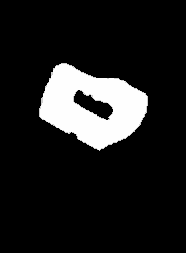
#> input picture maps/mymap_inv.png, 186 x 253 px
$ python test.py
#> lines starting #> are read from the running program, lines starting #| are printed output that depends on the picture; after the words box and inside, x2 and y2 are one past the last pixel; in counts of white or black regions, pixels touching at a corner belong together
import cv2
import numpy as np
import matplotlib.pyplot as plt

# read image and invert so blob is white on black background
img = cv2.imread('maps/mymap_inv.png',0)
#> img is the input picture: shape (253, 186); min 0, max 254, mean 30.3

# do some eroding of img, but not too much
kernel = np.ones((3,3), np.uint8)
img = cv2.erode(img, kernel, iterations=5)
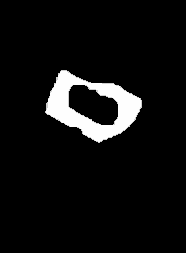
#> img: shape (253, 186); min 0, max 254, mean 16.1

# # threshold img
ret, thresh = cv2.threshold(img,127,255,0)
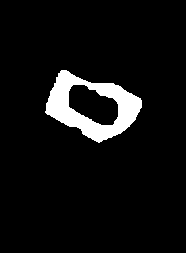
#> thresh: shape (253, 186); 6.4% white; 1 white region, box (x1, y1, x2, y2) and area: (45, 70, 142, 143) 3033

# do distance transform
dist = cv2.distanceTransform(thresh, distanceType=cv2.DIST_L2, maskSize=5)
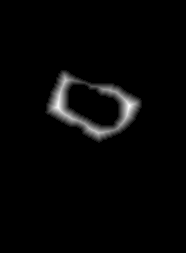
#> dist: shape (253, 186) float32; min 0, max 11.59, mean 0.28; drawn with min black and max white

# set up cross for tophat skeletonization
kernel = cv2.getStructuringElement(cv2.MORPH_CROSS,(3,3))
skeleton = cv2.morphologyEx(dist, cv2.MORPH_TOPHAT, kernel)
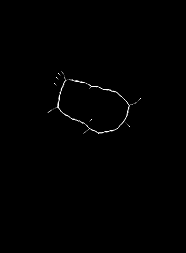
#> skeleton: shape (253, 186) float32; min 0, max 1, mean 0.00456

# threshold skeleton
ret, skeleton = cv2.threshold(skeleton,0,255,0)
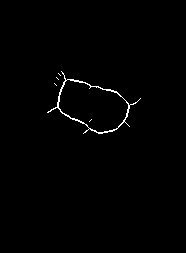
#> skeleton: shape (253, 186) float32; 0.79% white in thin lines or dots, all inside (x1, y1, x2, y2) = (47, 71, 141, 134)

# [10 lines of commented-out code are left out]
cv2.imwrite('tall_blob_skeleton.png', skeleton)
